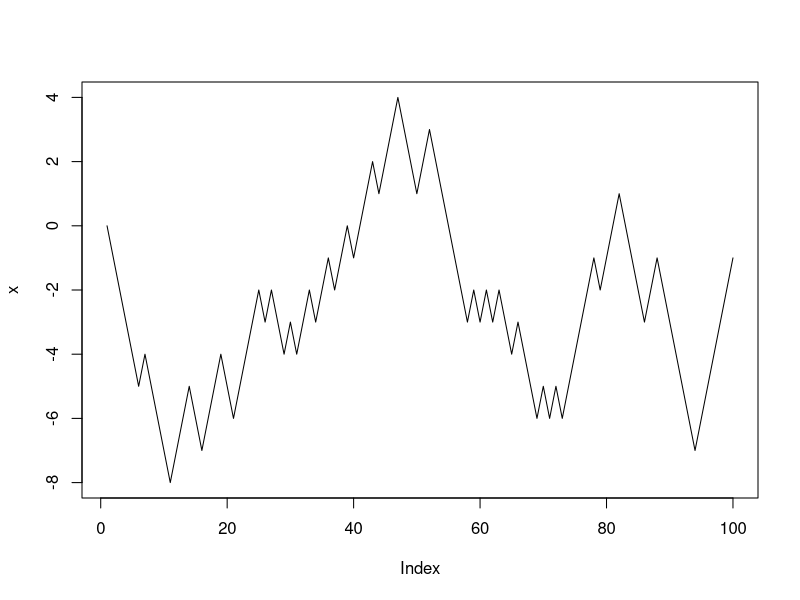

Generate this figure with R:

nSteps = 100

x = array(0,dim=nSteps)

for (i in 2:nSteps) {
  if (runif(1)<0.5) {x[i]=x[i-1]+1}
  else x[i]=x[i-1]-1
}

print(x)
plot(x,type='l')

print(mean(x))
print(sd(x))

